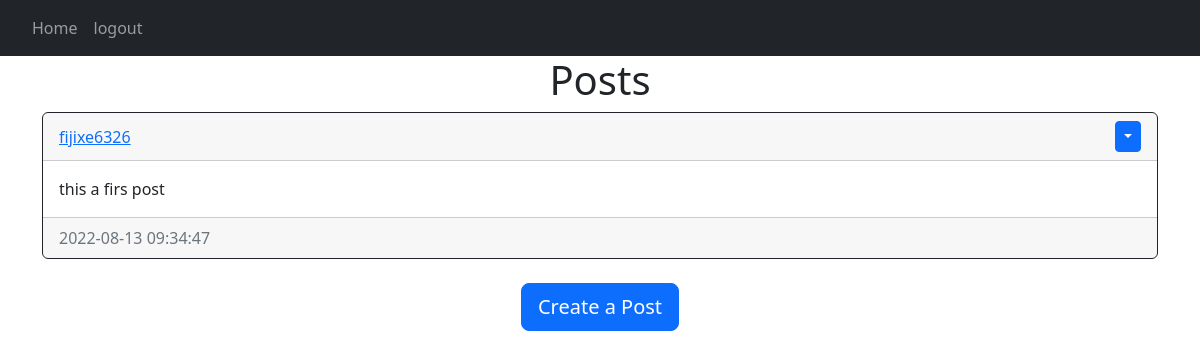
The page /home (signed in) on the database as committed earlier.
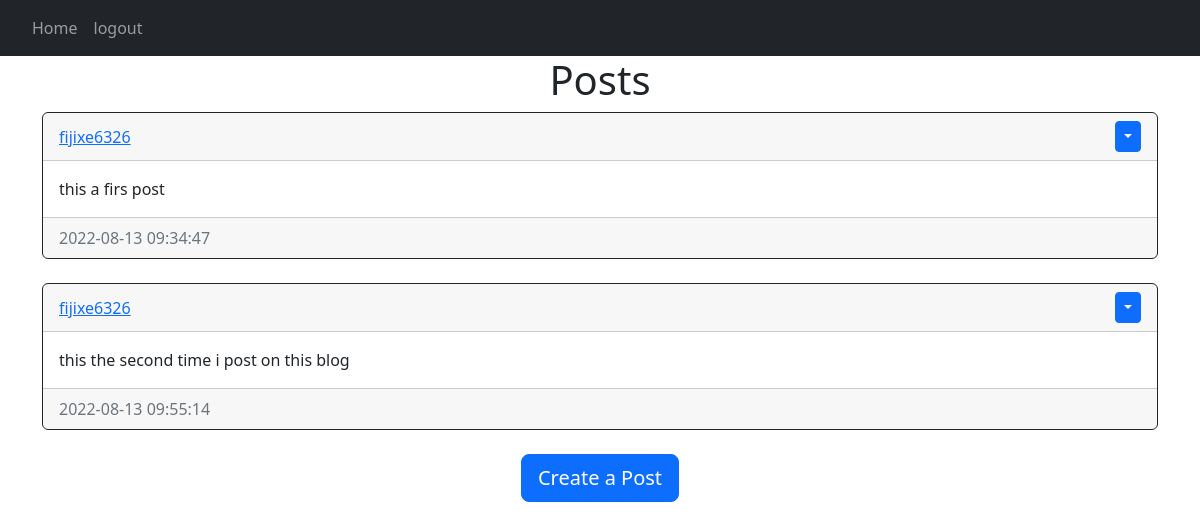
The same page on the database as committed later.
### service/model.py (models this page shows)
class Post(db.Model):
    id = db.Column(db.Integer, primary_key=True)
    post_text =db.Column(db.String(255), nullable=False)
    date_created = db.Column(db.DateTime(timezone=True), default=func.now())
    author = db.Column(db.Integer , db.ForeignKey('user.id' ,ondelete="CASCADE") ,nullable=False)

class User(db.Model , UserMixin):
    id = db.Column(db.Integer, primary_key=True)
    email = db.Column(db.String(120), unique=True)
    username = db.Column(db.String(120),)
    password = db.Column(db.String(120), unique=True)
    date_created = db.Column(db.DateTime(timezone=True), default=func.now())
    post =db.relationship('Post' , backref='user' , passive_deletes =True)

### service/view.py (the view)
@view.route("/")
@view.route("/home")
@login_required
def home():
    post = Post.query.all()
    print(post)
    return render_template('home.html', user = current_user , posts =post)

### service/__init__.py (called while the page is built)
def create_app():
    app = Flask(__name__)
    app.config['SECRET_KEY'] = "helloworld"
    app.config['SQLALCHEMY_DATABASE_URI'] = f'sqlite:///{db_name}'
    db.__init__(app)
    from .auth import auth
    from .view import view
    app.register_blueprint(auth , url_prefix='/')
    app.register_blueprint(view, url_prefix='/')
    from .model import User,Post
    create_db(app)
    login_manager = LoginManager()
    login_manager.login_view = "auth.login"
    login_manager.init_app(app)
    @login_manager.user_loader
    def load_user(id):
        return User.query.get(int(id))
    return app

### service/templates/home.html
{% extends "post_card.html" %} {% block title %}Home{% endblock %}

### service/templates/post_card.html (shortened to what this page needs)
{% extends "base.html" %} {% block title %}Home{% endblock %} {% block content
%}
<h1 align="center">{% block header %}Posts{% endblock %}</h1>
<div id="posts">
  {% for post in posts %}
  <div class="card border-dark">
    <div class="card-header d-flex justify-content-between align-items-center">
      <a href="/posts/{{post.user.username}}">{{post.user.username}}</a>
      {% if user.id == post.author %}
      <div class="btn-group">
        <button
          type="button"
          class="btn btn-sm btn-primary dropdown-toggle"
          data-bs-toggle="dropdown"
        ></button>
      </div>
      {% endif %}
    </div>
    <div class="card-body">
      <div class="card-text">{{post.post_text}}</div>
    </div>
    <div class="card-footer text-muted">{{post.date_created}}</div>
  </div>
  <br/ > {% endfor %}
</div>
{% block footer %}
<div align="center">
  <a href="/post"
    ><button type="button" class="btn btn-primary btn-lg">
      Create a Post
    </button></a
  >
</div>
{% endblock %} {% endblock %}

### service/templates/base.html (shortened to what this page needs)
<!DOCTYPE html>
<html lang="en">
  <head>
    <link
      href="https://cdn.jsdelivr.net/npm/bootstrap@5.2.0/dist/css/bootstrap.min.css"
      rel="stylesheet"
    />
  </head>
  <body>
    <nav class="navbar navbar-expand-lg navbar-dark  bg-dark  ">
    <div class="container-fluid">
        <div class="container-fluid">
            <div class="collapse navbar-collapse" id="navbar">
              <div class="navbar-nav">
                {% if user.is_authenticated %}
                <a class="nav-item nav-link" href="/home">Home</a>
                <a class="nav-item nav-link" href="/logout">logout</a>
                {% else %}
                <a class="nav-item nav-link" href="/login">Login</a>
                <a class="nav-item nav-link" href="/sign-up">Sign Up</a>
                {% endif %}
              </div>
            </div>
          </div>
    </nav>
    <div class="container ">{% block content %}{% endblock %}</div>
  </body>
</html>

Rows that differ between the two databases and show on the page:
added Post: user.username "fijixe6326", post_text "this the second time i post on this blog", date_created "2022-08-13 09:55:14"
